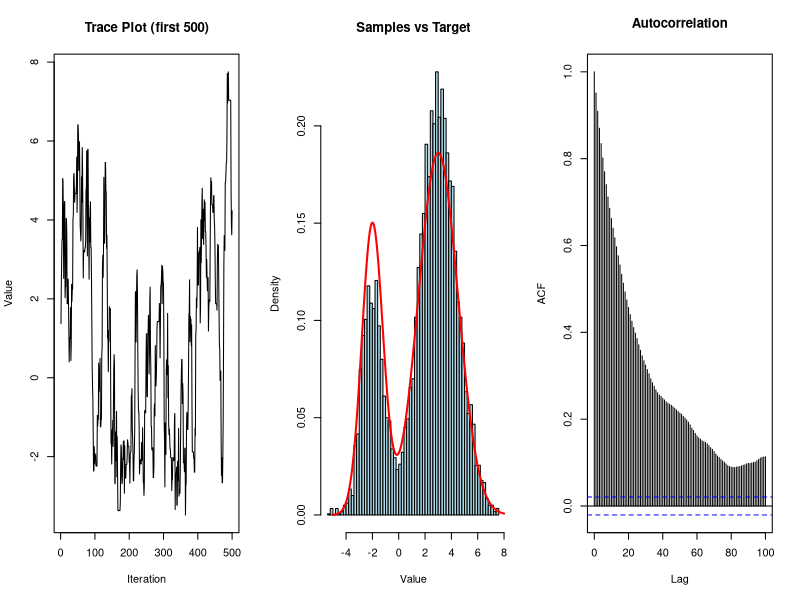

The R source for this figure:
# Metropolis-Hastings MCMC in R

cat("=== Metropolis-Hastings MCMC ===\n\n")
set.seed(42)

# Target distribution: mixture of normals
target.density <- function(x) {
  0.3*dnorm(x, -2, 0.8) + 0.7*dnorm(x, 3, 1.5)
}

# Metropolis-Hastings algorithm
metropolis.hastings <- function(target, n.iter, proposal.sd=1.0) {
  samples <- numeric(n.iter)
  x.current <- 0.0  # Initial value
  n.accepted <- 0

  for(i in 1:n.iter) {
    # Propose new value
    x.proposed <- x.current + rnorm(1, 0, proposal.sd)

    # Acceptance probability
    alpha <- min(1, target(x.proposed) / target(x.current))

    # Accept or reject
    if(runif(1) < alpha) {
      x.current <- x.proposed
      n.accepted <- n.accepted + 1
    }

    samples[i] <- x.current
  }

  acceptance.rate <- n.accepted / n.iter
  return(list(samples=samples, acceptance.rate=acceptance.rate))
}

# Run MCMC
n.iter <- 10000
result <- metropolis.hastings(target.density, n.iter)

cat(sprintf("Acceptance rate: %.3f\n", result$acceptance.rate))
cat(sprintf("Sample mean: %.3f\n", mean(result$samples[1001:n.iter])))  # Burn-in

# Visualization
png('/home/titan/pdfs/notes/statisticalComputingAndReporting/groupWork/answers/16.Markov_Chain_Monte_Carlo_I/metropolis_hastings_r.png',
    width=1500, height=400, res=150)
par(mfrow=c(1,3))

# Trace plot
plot(result$samples[1:500], type="l", xlab="Iteration", ylab="Value",
     main="Trace Plot (first 500)")

# Histogram vs true density
hist(result$samples[1001:n.iter], breaks=50, probability=TRUE,
     col="lightblue", border="black", main="Samples vs Target",
     xlab="Value", ylab="Density")
x.range <- seq(-5, 8, length=200)
lines(x.range, sapply(x.range, target.density), col="red", lwd=2)

# Autocorrelation
acf(result$samples[1001:n.iter], main="Autocorrelation", lag.max=100)

dev.off()
cat("\nVisualization saved as metropolis_hastings_r.png\n")
